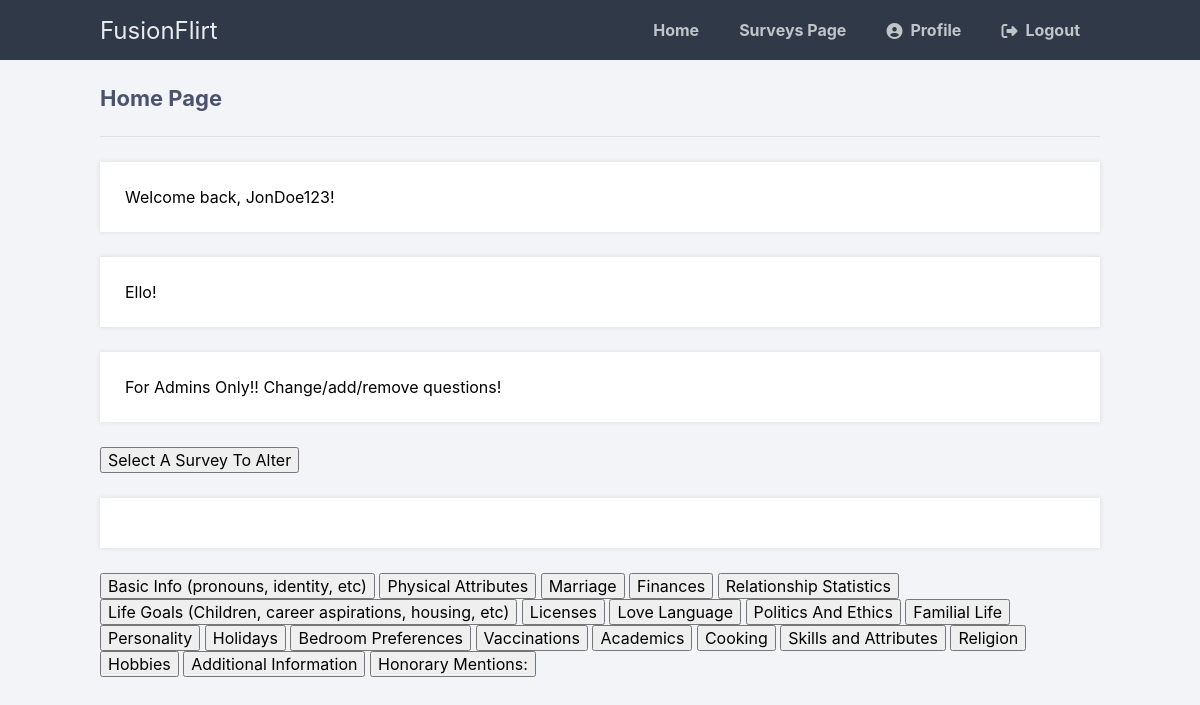
Page /surveys_page.php (signed in) on the committed database.
### tables this page shows
CREATE TABLE IF NOT EXISTS  survey_tb(survey_ID INTEGER AUTO_INCREMENT PRIMARY KEY, surveyTopic TINYTEXT);

### surveys_page.php (the view, shortened to what this page needs)
<?php
$DATABASE_HOST = 'localhost';
$DATABASE_USER = 'root';
$DATABASE_PASS = '';
$DATABASE_NAME = 'fusion_flirt_db';
$con = mysqli_connect($DATABASE_HOST, $DATABASE_USER, $DATABASE_PASS, $DATABASE_NAME);
?>
<!DOCTYPE html>
<html>
	<head>
		<link href="style.css" rel="stylesheet" type="text/css">
		<link rel="stylesheet" href="https://cdnjs.cloudflare.com/ajax/libs/font-awesome/6.2.0/css/all.min.css">
	</head>
	<body class="loggedin">
		<nav class="navtop">
			<div>
				<h1>FusionFlirt</h1>
				<a href="home.php">Home</a>
				<a href="surveys_page.php">Surveys Page</a>
				<a href="profile.php"><i class="fas fa-user-circle"></i>Profile</a>
				<a href="logout.php"><i class="fas fa-sign-out-alt"></i>Logout</a>
			</div>
		</nav>
		<div class="content">
			<h2>Home Page</h2>
			<p>Welcome back, <?=$_SESSION['name']?>!</p>
			<p>Ello!</p>
			<p>
				For Admins Only!!
				Change/add/remove questions!
				<form action="select_survey_to_edit.php" method="post">
				<button name="select_survey_to_edit" type="submit" value="ello">
					Select A Survey To Alter
				</button>
				</form>
			</p>
			<form action="survey.php" method="post">
				<?php
				if ($stmt = $con->prepare('SELECT survey_ID, surveyTopic FROM survey_tb')) {
					$stmt->execute();
					$result = $stmt->get_result();
					foreach ($result as $row){
					?><button name="survey" type="submit" value="<?php echo $row['survey_ID'] ?>">
					<?php echo $row['surveyTopic'] ?>
					</button>
					<?php
					}
				}?>
			</form>
		</div>
	</body>
</html>

### style.css (style rules this page uses)
* { box-sizing: border-box; font-family: -apple-system, BlinkMacSystemFont, "segoe ui", roboto, oxygen, ubuntu, cantarell, "fira sans", "droid sans", "helvetica neue", Arial, sans-serif; font-size: 16px; }
body { background-color: #435165; }
.navtop { background-color: #2f3947; height: 60px; width: 100%; border: 0; }
.navtop div { display: flex; margin: 0 auto; width: 1000px; height: 100%; }
.navtop div h1, .navtop div a { display: inline-flex; align-items: center; }
.navtop div h1 { flex: 1; font-size: 24px; padding: 0; margin: 0; color: #eaebed; font-weight: normal; }
.navtop div a { padding: 0 20px; text-decoration: none; color: #c1c4c8; font-weight: bold; }
.navtop div a i { padding: 2px 8px 0 0; }
body.loggedin { background-color: #f3f4f7; }
.content { width: 1000px; margin: 0 auto; }
.content h2 { margin: 0; padding: 25px 0; font-size: 22px; border-bottom: 1px solid #e0e0e3; color: #4a536e; }
.content > p, .content > div { box-shadow: 0 0 5px 0 rgba(0, 0, 0, 0.1); margin: 25px 0; padding: 25px; background-color: #fff; }
body { background-color: #435165; margin: 0; }

### rows in the picture
survey_tb: $row['survey_ID'] 1 (drawn), surveyTopic "Basic Info (pronouns, identity, etc)"
survey_tb: $row['survey_ID'] 2 (drawn), surveyTopic "Physical Attributes"
survey_tb: $row['survey_ID'] 3 (drawn), surveyTopic "Marriage"
survey_tb: $row['survey_ID'] 4 (drawn), surveyTopic "Finances"
survey_tb: $row['survey_ID'] 5 (drawn), surveyTopic "Relationship Statistics"
survey_tb: $row['survey_ID'] 6 (drawn), surveyTopic "Life Goals (Children, career aspirations, housing, etc)"
survey_tb: $row['survey_ID'] 7 (drawn), surveyTopic "Licenses"
survey_tb: $row['survey_ID'] 8 (drawn), surveyTopic "Love Language"
survey_tb: $row['survey_ID'] 9 (drawn), surveyTopic "Politics And Ethics"
survey_tb: $row['survey_ID'] 10 (drawn), surveyTopic "Familial Life"
survey_tb: $row['survey_ID'] 11 (drawn), surveyTopic "Personality"
survey_tb: $row['survey_ID'] 12 (drawn), surveyTopic "Holidays"
survey_tb: $row['survey_ID'] 13 (drawn), surveyTopic "Bedroom Preferences"
survey_tb: $row['survey_ID'] 14 (drawn), surveyTopic "Vaccinations"
survey_tb: $row['survey_ID'] 15 (drawn), surveyTopic "Academics"
survey_tb: $row['survey_ID'] 16 (drawn), surveyTopic "Cooking"
survey_tb: $row['survey_ID'] 17 (drawn), surveyTopic "Skills and Attributes"
survey_tb: $row['survey_ID'] 18 (drawn), surveyTopic "Religion"
survey_tb: $row['survey_ID'] 19 (drawn), surveyTopic "Hobbies"
survey_tb: $row['survey_ID'] 20 (drawn), surveyTopic "Additional Information"
survey_tb: $row['survey_ID'] 21 (drawn), surveyTopic "Honorary Mentions:"

### other values in the picture
$_SESSION['name'] "JonDoe123"
